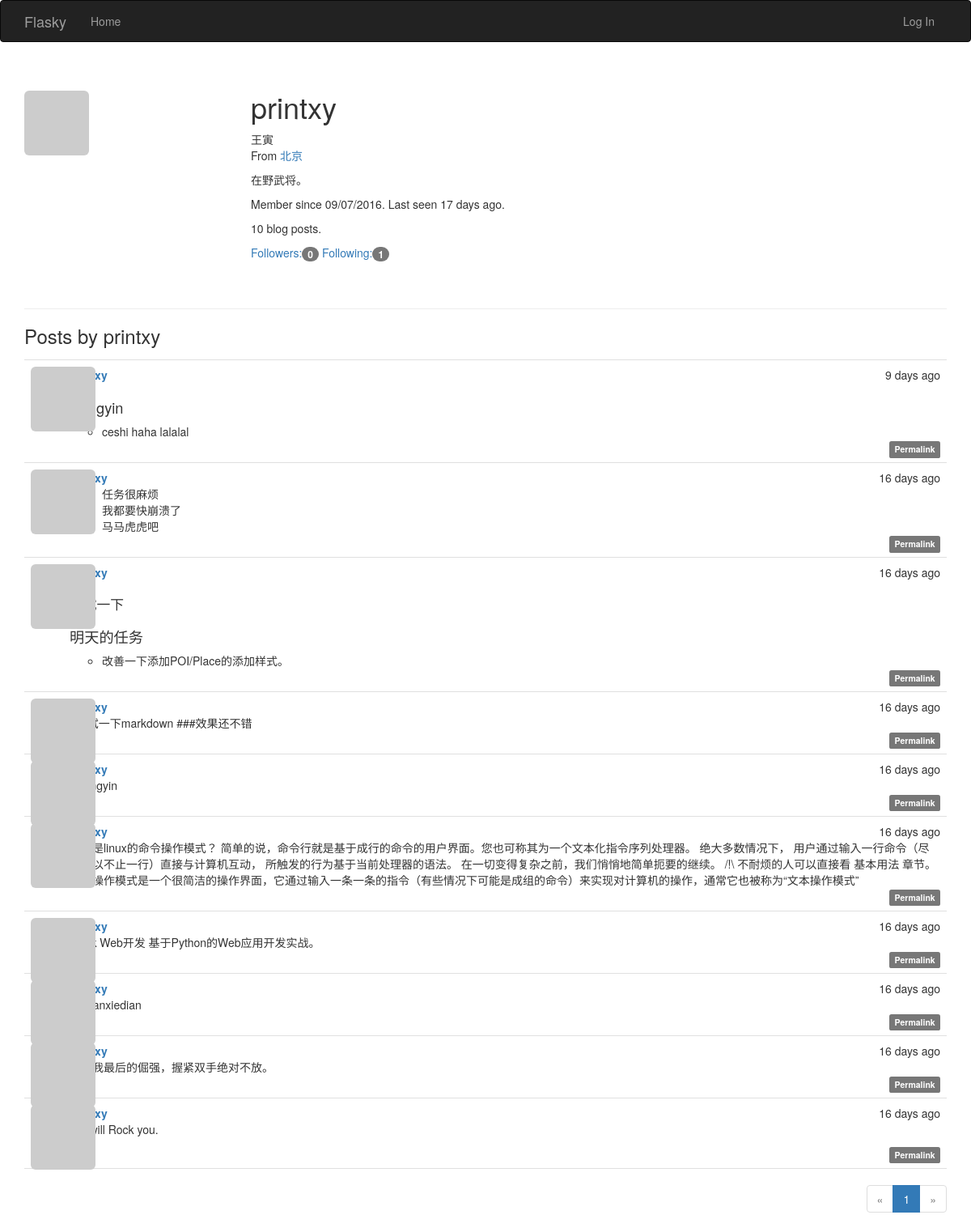
Screenshot of /user/printxy with the database file from the repository.
### app/models.py (models this page shows, shortened)
class User(UserMixin, db.Model):
    __tablename__ = 'users'
    id = db.Column(db.Integer, primary_key=True)
    email = db.Column(db.String(64), unique=True, index=True)
    username = db.Column(db.String(64), unique=True, index=True)
    role_id = db.Column(db.Integer, db.ForeignKey('roles.id'))
    password_hash = db.Column(db.String(128))
    confirmed = db.Column(db.Boolean, default=False)
    name = db.Column(db.String(64))
    location = db.Column(db.String(64))
    about_me = db.Column(db.Text())
    member_since = db.Column(db.DateTime(), default=datetime.utcnow)
    last_seen = db.Column(db.DateTime(), default=datetime.utcnow)
    avatar_hash = db.Column(db.String(32))
    posts = db.relationship('Post', backref='author', lazy='dynamic')
    followed = db.relationship('Follow',
                                foreign_keys=[Follow.follower_id],
                                backref=db.backref('follower',lazy='joined'),
                                lazy='dynamic',
                                cascade='all,delete-orphan')
    followers = db.relationship('Follow',
                                foreign_keys=[Follow.followed_id],
                                backref=db.backref('followed',lazy='joined'),
                                lazy='dynamic',
                                cascade='all,delete-orphan')
    @property
    def password(self):
        raise AttributeError('password is not a readable attribute')
    def gravatar(self, size=100, default='identicon', rating='g'):
        if request.is_secure:
            url = 'https://secure.gravatar.com/avatar'
        else:
            url = 'http://www.gravatar.com/avatar'
        hash = self.avatar_hash or hashlib.md5(
            self.email.encode('utf-8')).hexdigest()
        return '{url}/{hash}?s={size}&d={default}&r={rating}'.format(
            url=url, hash=hash, size=size, default=default, rating=rating)

class Post(db.Model):
    __tablename__ = 'posts'
    id = db.Column(db.Integer, primary_key=True)
    title = db.Column(db.Text)
    body = db.Column(db.Text)
    body_html = db.Column(db.Text)
    timestamp = db.Column(db.DateTime, index=True, default=datetime.utcnow)
    author_id = db.Column(db.Integer, db.ForeignKey('users.id'))

### app/main/views.py (the view)
@main.route('/user/<username>')
def user(username):
    user = User.query.filter_by(username=username).first_or_404()
    page = request.args.get('page', 1, type=int)
    pagination = user.posts.order_by(Post.timestamp.desc()).paginate(
        page, per_page=current_app.config['FLASKY_POSTS_PER_PAGE'],
        error_out=False)
    posts = pagination.items
    return render_template('user.html', user=user, posts=posts,
                            pagination=pagination)

### app/auth/views.py (called while the page is built)
@auth.before_app_request
def before_request():
    if current_user.is_authenticated:
        current_user.ping
        if not current_user.confirmed \
                and request.endpoint[:5] != 'auth.' \
                and request.endpoint != 'static':
            return redirect(url_for('auth.unconfirmed'))

### app/main/__init__.py (called while the page is built)
@main.app_context_processor
def inject_permissions():
	return dict(Permission=Permission)

### app/models.py (called while the page is built)
    def can(self, permissions):
        return False

    def is_administrator(self):
        return False

### app/templates/user.html (shortened to what this page needs)
{% extends "base.html" %}
{% import "_macros.html" as macros %}
{% block page_content %}
<div class="page-header">
    <img class="img-rounded profile-thumbnail" src="{{ user.gravatar(size=256) }}">
    <div class="profile-header">
        <h1>{{ user.username }}</h1>
        {% if user.name or user.location %}
        <p>
            {% if user.name %}{{ user.name }}<br>{% endif %}
            {% if user.location %}
                From <a href="http://map.baidu.com/?q={{ user.location }}">{{ user.location }}</a><br>
            {% endif %}
        </p>
        {% endif %}
        {% if user.about_me %}<p>{{ user.about_me }}</p>{% endif %}
        <p>Member since {{ moment(user.member_since).format('L') }}. Last seen {{ moment(user.last_seen).fromNow() }}.</p>
        <p>{{ user.posts.count() }} blog posts.</p>
        <p>
            <a href="{{ url_for('.followers', username=user.username) }}">Followers:<span class="badge">{{ user.followers.count() }}</span></a>
            <a href="{{ url_for('.followed_by', username=user.username) }}">Following:<span class="badge">{{ user.followed.count() }}</span></a>
        </p>
    </div>
</div>
<h3>Posts by {{ user.username }}</h3>
{% include '_posts.html' %}
{% if pagination %}
<div class="pagination">
    {{ macros.pagination_widget(pagination, '.user', username=user.username) }}
</div>
{% endif %}
{% endblock %}

### app/templates/base.html (shortened to what this page needs)
{% extends "bootstrap/base.html" %}
{% block head %}
{{ super() }}
<link rel="stylesheet" type="text/css" href="{{ url_for('static', filename='styles.css') }}">
{% endblock %}
{% block navbar %}
<div class="navbar navbar-inverse" role="navigation">
    <div class="container">
        <div class="navbar-header">
            <a class="navbar-brand" href="{{ url_for('main.index') }}">Flasky</a>
        </div>
        <div class="navbar-collapse collapse">
            <ul class="nav navbar-nav">
                <li><a href="{{ url_for('main.index') }}">Home</a></li>
            </ul>
            <ul class="nav navbar-nav navbar-right">
                {% if current_user.is_authenticated %}
                <li class="dropdown">
                    <a href="#" class="dropdown-toggle" data-toggle="dropdown">
                        <img src="{{ current_user.gravatar(size=18) }}">
                        Account <b class="caret"></b>
                    </a>
                    <ul class="dropdown-menu">
                        <li><a href="{{ url_for('auth.change_password') }}">Change Password</a></li>
                        <li><a href="{{ url_for('auth.change_email_request') }}">Change Email</a></li>
                        <li><a href="{{ url_for('auth.logout') }}">Log Out</a></li>
                    </ul>
                </li>
                {% else %}
                <li><a href="{{ url_for('auth.login') }}">Log In</a></li>
                {% endif %}
            </ul>
        </div>
    </div>
</div>
{% endblock %}
{% block content %}
<div class="container">
    {% block page_content %}{% endblock %}
</div>
{% endblock %}

### app/templates/_macros.html
{% macro pagination_widget(pagination, endpoint) %}
<ul class="pagination">
    <li{% if not pagination.has_prev %} class="disabled"{% endif %}>
        <a href="{% if pagination.has_prev %}{{ url_for(endpoint, page=pagination.prev_num, **kwargs) }}{% else %}#{% endif %}">
            &laquo;
        </a>
    </li>
    {% for p in pagination.iter_pages() %}
        {% if p %}
            {% if p == pagination.page %}
            <li class="active">
                <a href="{{ url_for(endpoint, page = p, **kwargs) }}">{{ p }}</a>
            </li>
            {% else %}
            <li>
                <a href="{{ url_for(endpoint, page = p, **kwargs) }}">{{ p }}</a>
            </li>
            {% endif %}
        {% else %}
        <li class="disabled"><a href="#">&hellip;</a></li>
        {% endif %}
    {% endfor %}
    <li{% if not pagination.has_next %} class="disabled"{% endif %}>
        <a href="{% if pagination.has_next %}{{ url_for(endpoint, page=pagination.next_num, **kwargs) }}{% else %}#{% endif %}">
            &raquo;
        </a>
    </li>
</ul>
{% endmacro %}

### app/templates/_posts.html (shortened to what this page needs)
<ul class="posts">
    {% for post in posts %}
    <li class="post">
        <div class="post-thumbnail">
            <a href="{{ url_for('.user', username=post.author.username) }}">
                <img class="img-rounded profile-thumbnail" src="{{ post.author.gravatar(size=40) }}">
            </a>
        </div>
        <div class="post-content">
            <div class="post-date">{{ moment(post.timestamp).fromNow() }}</div>
            <div class="post-author"><a href="{{ url_for('.user', username=post.author.username) }}">{{ post.author.username }}</a></div>
            <div class="post-body">
                {% if post.body_html %}
                    {{ post.body_html | safe }}
                {% else %}
                    {{ post.body }}
                {% endif %}
            </div>
            <div class="post-footer">
                <a href="{{ url_for('.post', id=post.id) }}">
                    <span class="label label-default">Permalink</span>
                </a>
            </div>
        </div>
    </li>
    {% endfor %}
</ul>

### app/static/styles.css (style rules this page uses)
.profile-thumbnail { position: absolute; }
.profile-header { min-height: 260px; margin-left: 280px; }
ul.posts { list-style-type: none; padding: 0px; margin: 16px 0px 0px 0px; border-top: 1px solid #e0e0e0; }
ul.posts li.post { padding: 8px; border-bottom: 1px solid #e0e0e0; }
div.post-date { float: right; }
div.post-author { font-weight: bold; }
div.post-thumbnail { position: absolute; }
div.post-content { margin-left: 48px; min-height: 48px; }
div.post-footer { text-align: right; }
div.pagination { width: 100%; text-align: right; padding: 0px; margin: 0px; }
.post-body h2 { font-size: 130%; }
.post-body h3 { font-size: 120%; }

### rows the page displays
User: username "printxy", name "王寅", location "北京", about_me "在野武将。", member_since "09/07/2016", last_seen "17 days ago"
Post: timestamp "9 days ago", body_html "wangyin ceshi haha lalalal"
Post: timestamp "16 days ago", body_html "任务很麻烦 我都要快崩溃了 马马虎虎吧"
Post: timestamp "16 days ago", body_html "测试一下 明天的任务 改善一下添加POI/Place的添加样式。"
Post: timestamp "16 days ago", body "#测试一下markdown ###效果还不错"
Post: timestamp "16 days ago"
Post: timestamp "16 days ago", body "什么是linux的命令操作模式？ 简单的说，命令行就是基于成行的命令的用户界面。您也可称其为一个文本化指令序列处理器。 绝大多数情况下， 用户通过输入一行命令（尽管可以不止一行）直接与计算机互动， 所触发的行为基于当前处理器的语法。 在一切变得复杂之前，我们悄悄地简单扼要的继续。 /!\\ 不耐烦的人可以直接看 基本用法 章节。 命令操作模式是一个很简洁的操作界面，它通过输入一条一条的指令（有些情况下可能是成组的命令）来实现对计算机的操作，通常它也被称为“文本操作模式”"
Post: timestamp "16 days ago", body "Flask Web开发 基于Python的Web应用开发实战。"
Post: timestamp "16 days ago", body "suibianxiedian"
Post: timestamp "16 days ago", body "我和我最后的倔强，握紧双手绝对不放。"
Post: timestamp "16 days ago", body_html "We will Rock you."

### other values shown
{{ user.posts.count() }} "10"
{{ user.followers.count() }} "0"
{{ user.followed.count() }} "1"
{{ p }} "1"
